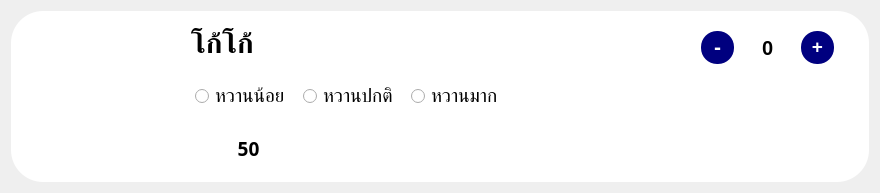
        <widget class="QWidget" name="menu_ice">
         <property name="geometry">
          <rect>
           <x>0</x>
           <y>0</y>
           <width>880</width>
           <height>193</height>
          </rect>
         </property>
         <property name="minimumSize">
          <size>
           <width>0</width>
           <height>193</height>
          </size>
         </property>
         <property name="styleSheet">
          <string notr="true">QFrame {
	background-color: rgb(255, 255, 255);
	border:0px;
	border-radius:32;
}</string>
         </property>
         <layout class="QVBoxLayout" name="verticalLayout_2">
          <item>
           <widget class="QFrame" name="ice_drinkMenu">
            <property name="enabled">
             <bool>true</bool>
            </property>
            <property name="accessibleName">
             <string>listcoffee</string>
            </property>
            <property name="styleSheet">
             <string notr="true">background-color: rgb(255, 255, 255);</string>
            </property>
            <property name="frameShape">
             <enum>QFrame::StyledPanel</enum>
            </property>
            <property name="frameShadow">
             <enum>QFrame::Raised</enum>
            </property>
            <widget class="QLabel" name="name_ice">
             <property name="geometry">
              <rect>
               <x>180</x>
               <y>8</y>
               <width>139</width>
               <height>51</height>
              </rect>
             </property>
             <property name="font">
              <font>
               <family>DSN Single</family>
               <pointsize>21</pointsize>
               <weight>75</weight>
               <bold>true</bold>
              </font>
             </property>
             <property name="text">
              <string>โก้โก้</string>
             </property>
            </widget>
            <widget class="QLabel" name="textBath_ice">
             <property name="geometry">
              <rect>
               <x>220</x>
               <y>120</y>
               <width>35</width>
               <height>35</height>
              </rect>
             </property>
             <property name="font">
              <font>
               <family>DSN PatPong Extend</family>
               <pointsize>14</pointsize>
               <weight>75</weight>
               <bold>true</bold>
              </font>
             </property>
             <property name="frameShape">
              <enum>QFrame::VLine</enum>
             </property>
             <property name="text">
              <string>50</string>
             </property>
             <property name="alignment">
              <set>Qt::AlignCenter</set>
             </property>
            </widget>
            <widget class="QFrame" name="numOrder_ice">
             <property name="geometry">
              <rect>
               <x>680</x>
               <y>10</y>
               <width>151</width>
               <height>51</height>
              </rect>
             </property>
             <property name="styleSheet">
              <string notr="true">QPushButton {
	border-radius:16px;
	border:0 solid;
	color:white;
	padding-bottom:3px;
	background-color:rgb(0, 0, 127);
}

QPushButton:pressed {
	padding-left:2px;
	padding-bottom:5px;
	background-color:rgb(0, 0, 255);
}</string>
             </property>
             <property name="frameShape">
              <enum>QFrame::StyledPanel</enum>
             </property>
             <property name="frameShadow">
              <enum>QFrame::Raised</enum>
             </property>
             <widget class="QPushButton" name="positive_ice">
              <property name="geometry">
               <rect>
                <x>110</x>
                <y>10</y>
                <width>33</width>
                <height>33</height>
               </rect>
              </property>
              <property name="font">
               <font>
                <pointsize>14</pointsize>
                <weight>75</weight>
                <bold>true</bold>
               </font>
              </property>
              <property name="text">
               <string>+</string>
              </property>
             </widget>
             <widget class="QPushButton" name="negative_ice">
              <property name="geometry">
               <rect>
                <x>10</x>
                <y>10</y>
                <width>33</width>
                <height>33</height>
               </rect>
              </property>
              <property name="font">
               <font>
                <pointsize>16</pointsize>
                <weight>75</weight>
                <bold>true</bold>
               </font>
              </property>
              <property name="text">
               <string>-</string>
              </property>
             </widget>
             <widget class="QLineEdit" name="num_ice">
              <property name="geometry">
               <rect>
                <x>52</x>
                <y>10</y>
                <width>51</width>
                <height>33</height>
               </rect>
              </property>
              <property name="font">
               <font>
                <pointsize>15</pointsize>
                <weight>75</weight>
                <bold>true</bold>
               </font>
              </property>
              <property name="styleSheet">
               <string notr="true">* {
	border:0;
}</string>
              </property>
              <property name="text">
               <string>0</string>
              </property>
              <property name="alignment">
               <set>Qt::AlignCenter</set>
              </property>
             </widget>
            </widget>
            <widget class="QLabel" name="iconBathIce">
             <property name="geometry">
              <rect>
               <x>180</x>
               <y>120</y>
               <width>35</width>
               <height>35</height>
              </rect>
             </property>
             <property name="font">
              <font>
               <pointsize>5</pointsize>
              </font>
             </property>
             <property name="text">
              <string/>
             </property>
             <property name="pixmap">
              <pixmap>Bath.png</pixmap>
             </property>
             <property name="scaledContents">
              <bool>true</bool>
             </property>
             <property name="alignment">
              <set>Qt::AlignCenter</set>
             </property>
            </widget>
            <widget class="QFrame" name="radioGroup_ice">
             <property name="geometry">
              <rect>
               <x>180</x>
               <y>65</y>
               <width>341</width>
               <height>41</height>
              </rect>
             </property>
             <property name="frameShape">
              <enum>QFrame::StyledPanel</enum>
             </property>
             <property name="frameShadow">
              <enum>QFrame::Raised</enum>
             </property>
             <widget class="QRadioButton" name="normal_ice">
              <property name="geometry">
               <rect>
                <x>112</x>
                <y>10</y>
                <width>95</width>
                <height>20</height>
               </rect>
              </property>
              <property name="font">
               <font>
                <family>DSN AnuRak</family>
                <pointsize>14</pointsize>
               </font>
              </property>
              <property name="text">
               <string>หวานปกติ</string>
              </property>
             </widget>
             <widget class="QRadioButton" name="max_ice">
              <property name="geometry">
               <rect>
                <x>220</x>
                <y>10</y>
                <width>95</width>
                <height>20</height>
               </rect>
              </property>
              <property name="font">
               <font>
                <family>DSN AnuRak</family>
                <pointsize>14</pointsize>
               </font>
              </property>
              <property name="text">
               <string>หวานมาก</string>
              </property>
             </widget>
             <widget class="QRadioButton" name="min_ice">
              <property name="geometry">
               <rect>
                <x>4</x>
                <y>10</y>
                <width>95</width>
                <height>20</height>
               </rect>
              </property>
              <property name="font">
               <font>
                <family>DSN AnuRak</family>
                <pointsize>14</pointsize>
               </font>
              </property>
              <property name="text">
               <string>หวานน้อย</string>
              </property>
             </widget>
            </widget>
            <widget class="QLabel" name="img_2">
             <property name="geometry">
              <rect>
               <x>30</x>
               <y>20</y>
               <width>127</width>
               <height>131</height>
              </rect>
             </property>
             <property name="styleSheet">
              <string notr="true">background-color: rgba(255, 255, 255, 0);</string>
             </property>
             <property name="inputMethodHints">
              <set>Qt::ImhNone</set>
             </property>
             <property name="pixmap">
              <pixmap>esIce.jpg</pixmap>
             </property>
             <property name="scaledContents">
              <bool>true</bool>
             </property>
            </widget>
           </widget>
          </item>
         </layout>
        </widget>
